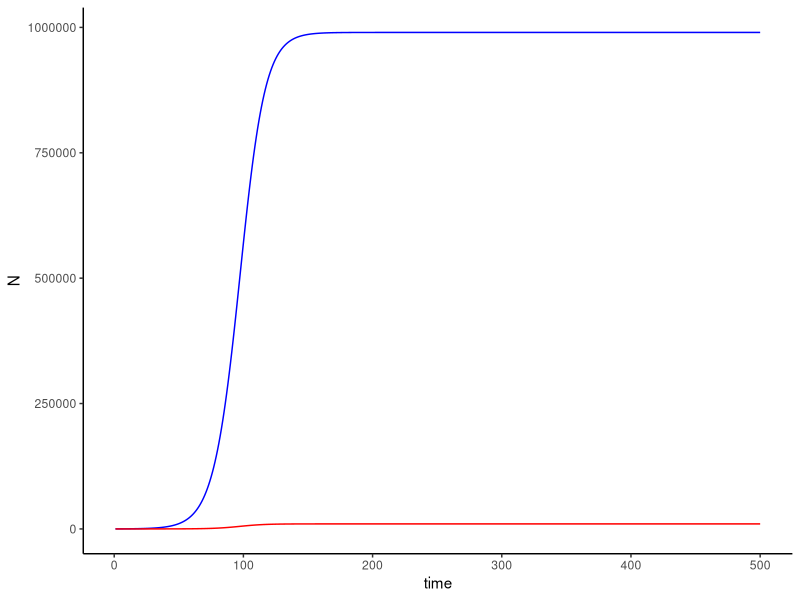
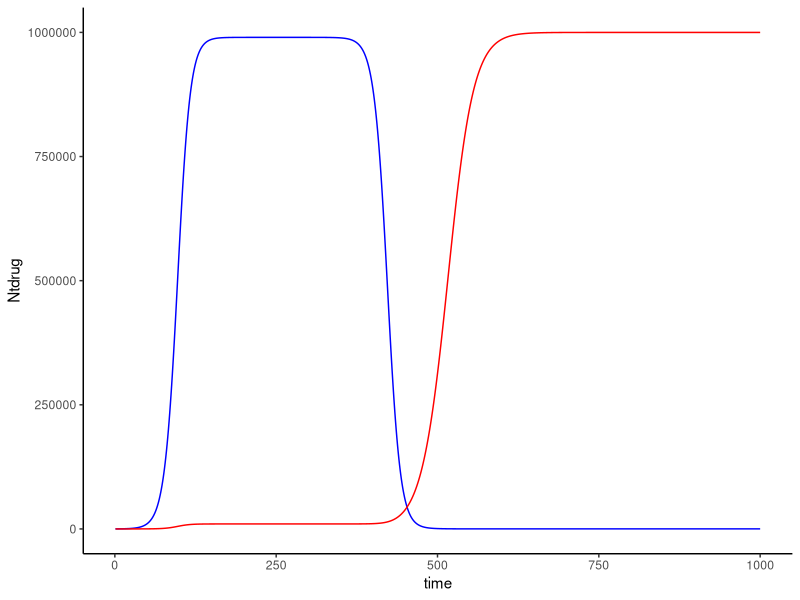

These figures' R source, in order:
#Exercise 10

library(ggplot2)

#parameters; basic model when the cancer drug is absent
N0=99
M0=1
rN=0.1
rM=0.1
k=1000000
timesteps=500

#create vector to store N's M's and set initial N M 
Nt=numeric(length=timesteps)
Mt=numeric(length=timesteps)
Nt[1]=N0
Mt[1]=M0

# simulate
for (t in 1:(timesteps-1)){
  Nt[t+1] <- Nt[t]+rN*Nt[t]*(1-(Nt[t]+Mt[t])/k)
  Mt[t+1] <- Mt[t]+rM*Mt[t]*(1-(Nt[t]+Mt[t])/k)
}

# plot results
simdata <- data.frame(time=1:timesteps,N=Nt,M=Mt)


ggplot(data=simdata)+
  geom_line(aes(x=time,y=N),col="blue")+
  geom_line(aes(x=time,y=M),col="red")+
  theme_classic()



# event: drug treatment 
max(Nt)
max(Mt)
sum(Nt<989999)
sum(Mt<9999)
# after ~ 228 days, the growth reaches its equilibrium stage, Nt ~ 990000, Mt ~ 10000
#lets say drug present at t=250

# parameters
N0=99
M0=1
rN=0.1
rM=0.1
rNdrug=-0.1
rMdrug=0.1*0.5
k=1000000
timesteps=1000

#create vectors and set initial
Ntdrug=numeric(length=timesteps)
Mtdrug=numeric(length=timesteps)
Ntdrug[1]=N0
Mtdrug[1]=M0

# simulate
for (t in 1:(timesteps-1)){
  if (t<=250){
    Ntdrug[t+1] <- Ntdrug[t]+rN*Ntdrug[t]*(1-(Ntdrug[t]+Mtdrug[t])/k)
    Mtdrug[t+1] <- Mtdrug[t]+rM*Mtdrug[t]*(1-(Ntdrug[t]+Mtdrug[t])/k)
  }else if (t>250){
    Ntdrug[t+1] <- Ntdrug[t]+rNdrug*Ntdrug[t]*(1-(Ntdrug[t]+Mtdrug[t])/k)
    Mtdrug[t+1] <- Mtdrug[t]+rMdrug*Mtdrug[t]*(1-(Ntdrug[t]+Mtdrug[t])/k)
  }
}

#plot results
simdrug <- data.frame(time=1:timesteps,Ndrug=Ntdrug,Mdrug=Mtdrug)

ggplot(data=simdrug)+
  geom_line(aes(x=time,y=Ntdrug),col="blue")+
  geom_line(aes(x=time,y=Mtdrug),col="red")+
  theme_classic()


